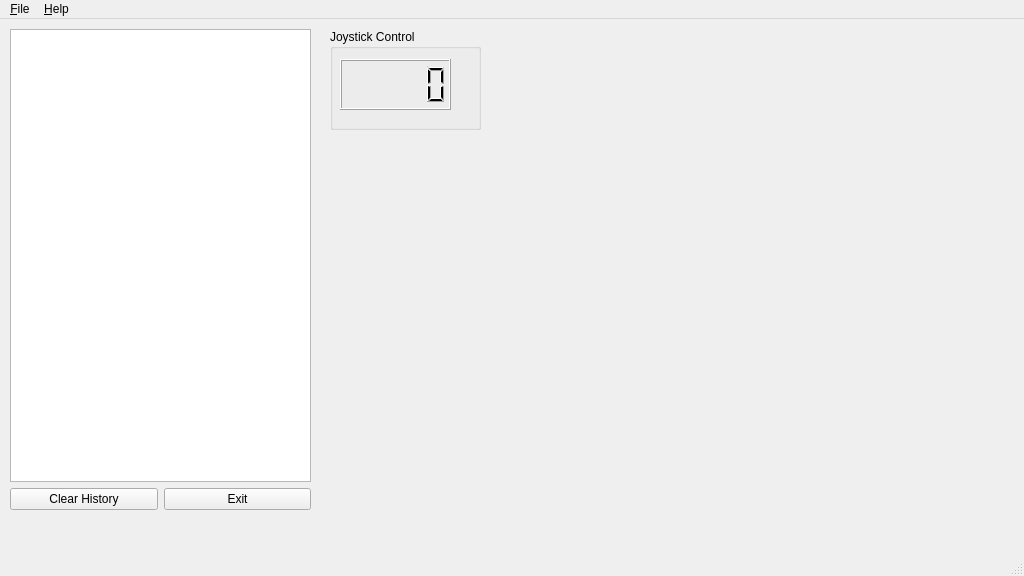
<?xml version="1.0" encoding="UTF-8"?>
<ui version="4.0">
 <class>rxSectUDP</class>
 <widget class="QMainWindow" name="rxSectUDP">
  <property name="geometry">
   <rect>
    <x>0</x>
    <y>0</y>
    <width>1024</width>
    <height>576</height>
   </rect>
  </property>
  <property name="windowTitle">
   <string>UDP Reception</string>
  </property>
  <widget class="QWidget" name="centralwidget">
   <widget class="QWidget" name="layoutWidget">
    <property name="geometry">
     <rect>
      <x>10</x>
      <y>10</y>
      <width>301</width>
      <height>481</height>
     </rect>
    </property>
    <layout class="QGridLayout" name="gridLayout">
     <item row="0" column="0">
      <widget class="QTextBrowser" name="statusLabel"/>
     </item>
     <item row="1" column="0">
      <layout class="QHBoxLayout" name="horizontalLayout">
       <item>
        <widget class="QPushButton" name="dispClear">
         <property name="text">
          <string>Clear History</string>
         </property>
        </widget>
       </item>
       <item>
        <widget class="QPushButton" name="closeBtn">
         <property name="text">
          <string>Exit</string>
         </property>
        </widget>
       </item>
      </layout>
     </item>
    </layout>
   </widget>
   <widget class="QGroupBox" name="groupBox">
    <property name="geometry">
     <rect>
      <x>330</x>
      <y>10</y>
      <width>151</width>
      <height>101</height>
     </rect>
    </property>
    <property name="font">
     <font>
      <stylestrategy>PreferDefault</stylestrategy>
     </font>
    </property>
    <property name="focusPolicy">
     <enum>Qt::NoFocus</enum>
    </property>
    <property name="title">
     <string>Joystick Control</string>
    </property>
    <widget class="QLCDNumber" name="jsRxDisp">
     <property name="geometry">
      <rect>
       <x>10</x>
       <y>30</y>
       <width>111</width>
       <height>51</height>
      </rect>
     </property>
     <property name="segmentStyle">
      <enum>QLCDNumber::Filled</enum>
     </property>
    </widget>
   </widget>
  </widget>
  <widget class="QMenuBar" name="menubar">
   <property name="geometry">
    <rect>
     <x>0</x>
     <y>0</y>
     <width>1024</width>
     <height>23</height>
    </rect>
   </property>
   <widget class="QMenu" name="menuFile">
    <property name="title">
     <string>&amp;File</string>
    </property>
    <addaction name="actionExit"/>
   </widget>
   <widget class="QMenu" name="menuHelp">
    <property name="title">
     <string>&amp;Help</string>
    </property>
    <addaction name="actionAbout"/>
   </widget>
   <addaction name="menuFile"/>
   <addaction name="menuHelp"/>
  </widget>
  <widget class="QStatusBar" name="statusbar"/>
  <action name="actionAbout">
   <property name="text">
    <string>&amp;About</string>
   </property>
  </action>
  <action name="actionExit">
   <property name="text">
    <string>E&amp;xit</string>
   </property>
  </action>
 </widget>
 <resources/>
 <connections/>
</ui>
